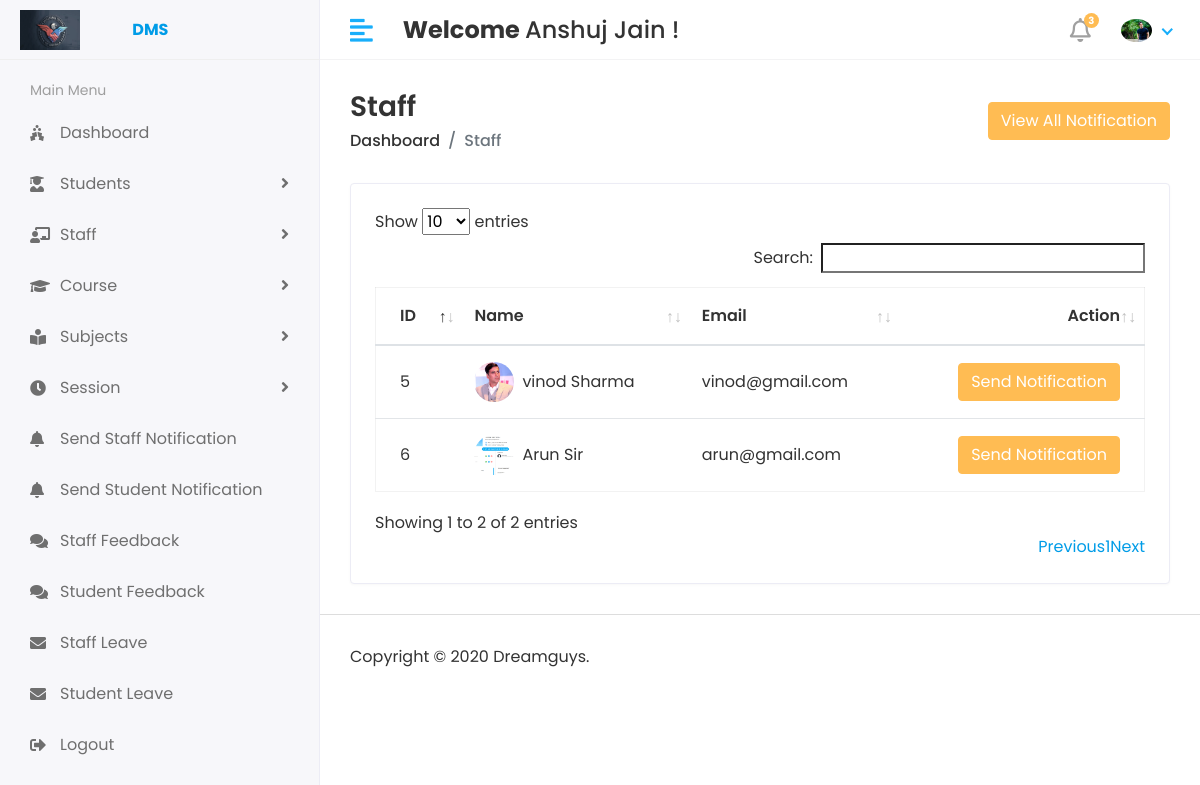
Page /Hod/Staff/Staff_Notification/ (signed in) on the earlier database version.
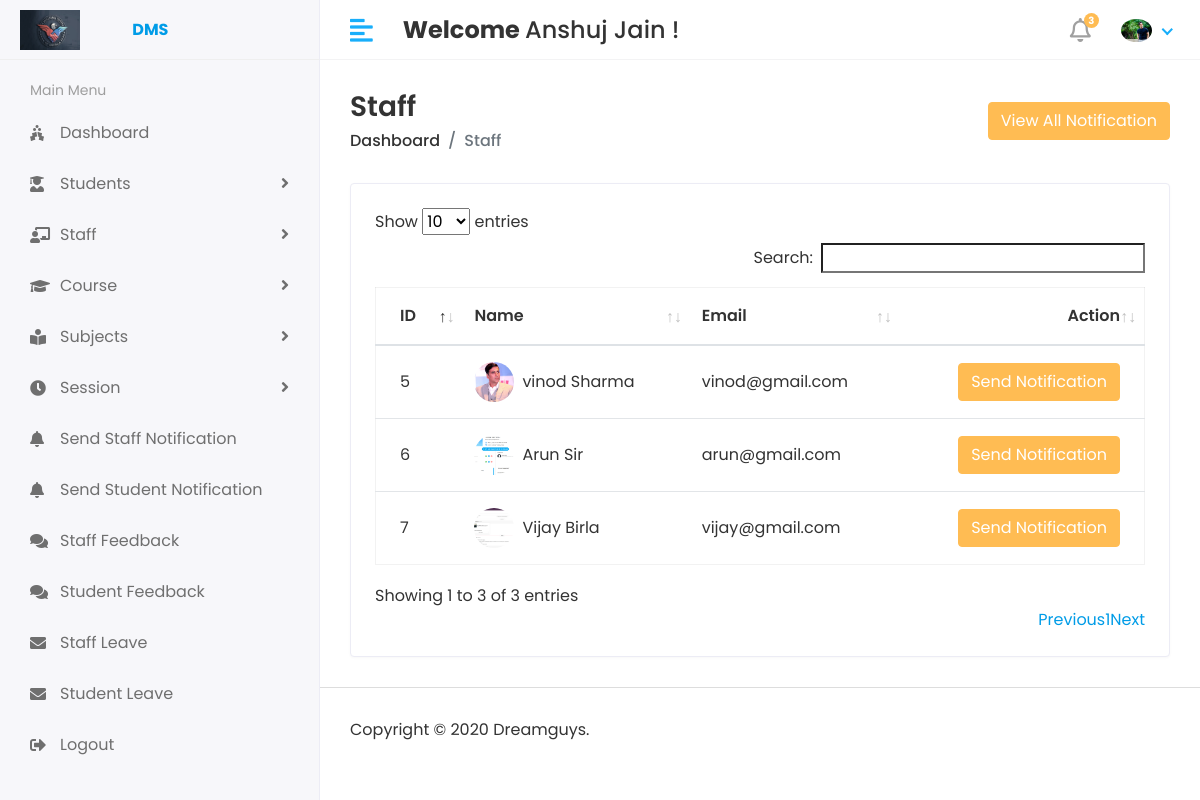
Same page on the later database version.
### app/models.py (models this page shows, shortened)
class CustomUser(AbstractUser):
    USER = (
        (1,'HOD'),
        (2,'STAFF'),
        (3,'STUDENT'),
    )
    user_type = models.CharField(choices=USER,max_length=50,default=1)
    profile_pic  = models.ImageField(upload_to='media/profile_pic')

class Staff(models.Model):
    admin = models.OneToOneField(CustomUser,on_delete=models.CASCADE)
    address = models.TextField()
    gender = models.CharField(max_length=100)
    created_at  = models.DateTimeField(auto_now_add=True)
    update_at = models.DateTimeField(auto_now=True)

### app/Hod_Views.py (the view)
# urls.py: path('Hod/Staff/Staff_Notification/',Hod_Views.STAFF_SEND_NOTIFICATION,name='staff_send_notification'),
@login_required(login_url='/')
def STAFF_SEND_NOTIFICATION(request):
    staff = Staff.objects.all()
    see_notification = Staff_Notification.objects.all().order_by('-id')[0:5]
    context = {
        'staff' :staff,
        'see_notification' : see_notification,
    }
    return render(request,'Hod/staff_notification.html',context)

### templates/Hod/staff_notification.html (shortened to what this page needs)
{% extends 'base.html' %}
{% block content %}
<div class="content container-fluid">
   <div class="page-header">
      <div class="row align-items-center">
         <div class="col">
            <h3 class="page-title">Staff</h3>
            <ul class="breadcrumb">
               <li class="breadcrumb-item"><a href="index.html">Dashboard</a></li>
               <li class="breadcrumb-item active">Staff</li>
            </ul>
         </div>
         <div class="col-auto text-right float-right ml-auto">
            <button type="button" class="btn btn-primary" data-toggle="modal" data-target="#staticBackdrop">
               View All Notification
             </button>
         </div>
      </div>
   </div>
   <div class="row">
      <div class="col-sm-12">
         <div class="card card-table">
            <div class="card-body">
               <div class="table-responsive">
                  <table class="table table-hover table-center mb-0 datatable" id="table_id">
                     <thead>
                        <tr>
                           <th>ID</th>
                           <th>Name</th>
                           <th>Email</th>
                           <th class="text-right">Action</th>
                        </tr>
                     </thead>
                     <tbody>
                       {% for i in staff %}
                        <tr>
                           <td>{{ i.id }}</td>
                           <td>
                              <h2 class="table-avatar">
                                 <a href="#" class="avatar avatar-sm mr-2"><img class="avatar-img rounded-circle" src="{{i.admin.profile_pic.url}}" alt=""/></a>
                                 <a href="#">{{ i.admin.first_name }} {{ i.admin.last_name}}</a>
                              </h2>
                           </td>
                           <td>{{ i.admin.email }}</td>
                           <td class="text-right">
                              <div class="actions">
                                 <button type="button" class="btn btn-primary" data-toggle="modal" data-target="#send_notification-{{forloop.counter}}">
                                     Send Notification
                                 </button>
                              </div>
                           </td>
                        </tr>
                        {% endfor %}
                     </tbody>
                  </table>
               </div>
            </div>
         </div>
      </div>
   </div>
</div>
{% endblock  %}

### templates/base.html (shortened to what this page needs)
<!DOCTYPE html>
{% load static %}
<html lang="en">
   <head>
      <link rel="stylesheet" href="{% static 'assets/plugins/bootstrap/css/bootstrap.min.css' %}">
      <link rel="stylesheet" href="{% static 'assets/plugins/fontawesome/css/fontawesome.min.css' %}">
      <link rel="stylesheet" href="{% static 'assets/plugins/fontawesome/css/all.min.css' %}">
      <link rel="stylesheet" href="{% static 'assets/css/style.css' %}">
      <link rel="stylesheet" href="{% static 'assets/plugins/datatables/datatables.min.css' %}">
   </head>
   <body>
        <div class="main-wrapper">
           {% include 'includes/header.html' %}
           {% include 'includes/sidebar.html' %}
           <div class="page-wrapper" style="min-height: 282px;">
          {% block content %}{% endblock content %}
           {% include 'includes/footer.html' %}
           </div>
</div>
</body>
</html>

### templates/includes/header.html (shortened to what this page needs)
{% load static %}
<div class="header">
    <div class="header-left">
       <a href="#" class="logo">
       <img src="{% static 'assets/img/logo3.jpg' %}" alt="Logo">  <b class="ml-5">DMS</b>
       </a>
    </div>
    <a href="javascript:void(0);" id="toggle_btn">
    <i class="fas fa-align-left"></i>
    </a>
    <div class="top-nav-search mt-3">
     <h4><strong>Welcome </strong><span>{{user.first_name}} {{user.last_name}}  ! </span></h4>
    </div>
    <ul class="nav user-menu">
       <li class="nav-item dropdown noti-dropdown">
          <a href="#" class="dropdown-toggle nav-link" data-toggle="dropdown">
          <i class="far fa-bell"></i> <span class="badge badge-pill">3</span>
          </a>
       </li>
       <li class="nav-item dropdown has-arrow">
          <a href="#" class="dropdown-toggle nav-link" data-toggle="dropdown">
          <span class="user-img">
            {% if user.profile_pic %}
            <img class="rounded-circle" src="{{user.profile_pic.url}}" width="31" alt="Ryan Taylor"></span>
            {% else %}
            <img class="rounded-circle" src="{% static 'assets/img/noimg.jpg' %}" width="31" alt="No Imgage Available"></span>
            {% endif %}
          </a>
       </li>
    </ul>
 </div>

### templates/includes/sidebar.html (shortened to what this page needs)
{% load static %}
{% load active_link_tags %}
<div class="sidebar" id="sidebar">
    <div class="sidebar-inner slimscroll">
       <div id="sidebar-menu" class="sidebar-menu">
         {% if user.user_type == '1' %}
          <ul>
             <li class="menu-title">
                <span>Main Menu</span>
             </li>
             <li class="{% active_link 'hod_home' 'active' %}">
               <a href="{% url 'hod_home' %}"><i class="fas fa-holly-berry"></i> <span>Dashboard</span></a>
            </li>
             <li class="submenu {% active_link 'add_student' 'active' %} {% active_link 'view_student' 'active' %}">
                <a href="#"><i class="fas fa-user-graduate"></i> <span> Students</span> <span class="menu-arrow"></span></a>
             </li>
             <li class="submenu {% active_link 'add_staff' 'active' %} {% active_link 'view_staff' 'active' %}">
                <a href="#"><i class="fas fa-chalkboard-teacher"></i> <span>Staff</span> <span class="menu-arrow"></span></a>
             </li>
             <li class="submenu {% active_link 'add_course' 'active' %} {% active_link 'view_course' 'active' %}">
                <a href="#"><i class="fas fa-graduation-cap"></i> <span> Course</span> <span class="menu-arrow"></span></a>
             </li>
             <li class="submenu {% active_link 'add_subject' 'active' %} {% active_link 'view_subject' 'active' %}">
                <a href="#"><i class="fas fa-book-reader"></i> <span> Subjects</span> <span class="menu-arrow"></span></a>
             </li>
             <li class="submenu {% active_link 'add_session' 'active' %} {% active_link 'view_session' 'active' %}">
               <a href="#"><i class="fa fa-clock"></i> <span> Session</span> <span class="menu-arrow"></span></a>
            </li>
            <li>
               <a href="{% url 'staff_send_notification' %}"><i class="fa fa-bell"></i> <span>Send Staff Notification</span></a>
            </li>
            <li>
               <a href="#"><i class="fas fa-bell"></i> <span>Send Student Notification</span></a>
            </li>
            <li class="{% active_link 'staff_feedback_reply' 'active' %}">
               <a href="{% url 'staff_feedback_reply' %}"><i class="fas fa-comments"></i> <span>Staff Feedback</span></a>
            </li>
            <li>
               <a href="#"><i class="fas fa-comments"></i> <span>Student Feedback</span></a>
            </li>
            <li>
               <a href="{% url 'staff_leave_view' %}"><i class="fas fa-envelope"></i> <span>Staff Leave</span></a>
            </li>
            <li>
               <a href="#"><i class="fas fa-envelope"></i> <span>Student Leave</span></a>
            </li>
            <li>
               <a href="{% url 'logout' %}"><i class="fas fa-sign-out-alt"></i> <span>Logout</span></a>
            </li>
          </ul>
         {% endif %}
       </div>
    </div>
 </div>

### templates/includes/footer.html
{% load static %}
    <footer>
        <p>Copyright © 2020 Dreamguys.</p>
     </footer>

Differences in the rows shown:
added Staff: id "7", admin.profile_pic (picture), admin.first_name "Vijay", admin.last_name "Birla", admin.email "vijay@gmail.com"
Other differences:
text written by a page script: "Show entries Search: Showing 1 to 2 of 2 entries Previous 1 Next" → "Show entries Search: Showing 1 to 3 of 3 entries Previous 1 Next"
